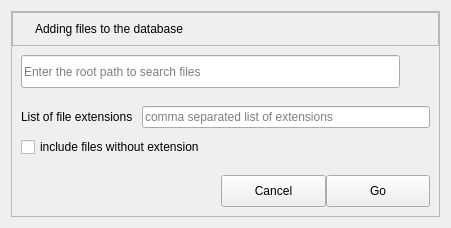
<?xml version="1.0" encoding="UTF-8"?>
<ui version="4.0">
 <class>scanDisk</class>
 <widget class="QWidget" name="scanDisk">
  <property name="geometry">
   <rect>
    <x>0</x>
    <y>0</y>
    <width>451</width>
    <height>228</height>
   </rect>
  </property>
  <property name="windowTitle">
   <string>Search files to save in database</string>
  </property>
  <layout class="QVBoxLayout" name="verticalLayout_3">
   <item>
    <widget class="QFrame" name="dlg_frame">
     <property name="frameShape">
      <enum>QFrame::StyledPanel</enum>
     </property>
     <property name="frameShadow">
      <enum>QFrame::Raised</enum>
     </property>
     <layout class="QVBoxLayout" name="verticalLayout_2">
      <property name="spacing">
       <number>0</number>
      </property>
      <property name="leftMargin">
       <number>0</number>
      </property>
      <property name="topMargin">
       <number>0</number>
      </property>
      <property name="rightMargin">
       <number>0</number>
      </property>
      <property name="bottomMargin">
       <number>0</number>
      </property>
      <item>
       <widget class="QFrame" name="ttl_frame">
        <property name="sizePolicy">
         <sizepolicy hsizetype="Preferred" vsizetype="Fixed">
          <horstretch>0</horstretch>
          <verstretch>0</verstretch>
         </sizepolicy>
        </property>
        <property name="maximumSize">
         <size>
          <width>16777215</width>
          <height>16777215</height>
         </size>
        </property>
        <property name="frameShape">
         <enum>QFrame::StyledPanel</enum>
        </property>
        <property name="frameShadow">
         <enum>QFrame::Raised</enum>
        </property>
        <layout class="QHBoxLayout" name="horizontalLayout_4" stretch="0,1">
         <item>
          <widget class="QLabel" name="ico">
           <property name="text">
            <string/>
           </property>
          </widget>
         </item>
         <item>
          <widget class="QLabel" name="win_title">
           <property name="text">
            <string>Adding files to the database</string>
           </property>
          </widget>
         </item>
        </layout>
       </widget>
      </item>
      <item>
       <widget class="QFrame" name="path_frame">
        <layout class="QHBoxLayout" name="horizontalLayout">
         <item>
          <widget class="QLineEdit" name="root_dir">
           <property name="sizePolicy">
            <sizepolicy hsizetype="Expanding" vsizetype="Preferred">
             <horstretch>0</horstretch>
             <verstretch>0</verstretch>
            </sizepolicy>
           </property>
           <property name="text">
            <string notr="true"/>
           </property>
           <property name="placeholderText">
            <string notr="true">Enter the root path to search files</string>
           </property>
          </widget>
         </item>
         <item>
          <widget class="QToolButton" name="open_btn">
           <property name="sizePolicy">
            <sizepolicy hsizetype="Fixed" vsizetype="Fixed">
             <horstretch>22</horstretch>
             <verstretch>22</verstretch>
            </sizepolicy>
           </property>
           <property name="minimumSize">
            <size>
             <width>22</width>
             <height>22</height>
            </size>
           </property>
           <property name="text">
            <string/>
           </property>
           <property name="popupMode">
            <enum>QToolButton::InstantPopup</enum>
           </property>
           <property name="autoRaise">
            <bool>true</bool>
           </property>
          </widget>
         </item>
        </layout>
       </widget>
      </item>
      <item>
       <widget class="QFrame" name="ext_frame">
        <layout class="QVBoxLayout" name="verticalLayout">
         <property name="spacing">
          <number>9</number>
         </property>
         <item>
          <layout class="QHBoxLayout" name="horizontalLayout_5" stretch="0,1">
           <item>
            <widget class="QLabel" name="label_2">
             <property name="minimumSize">
              <size>
               <width>0</width>
               <height>20</height>
              </size>
             </property>
             <property name="text">
              <string>List of file extensions</string>
             </property>
            </widget>
           </item>
           <item>
            <widget class="QLineEdit" name="extensions">
             <property name="sizePolicy">
              <sizepolicy hsizetype="Expanding" vsizetype="Preferred">
               <horstretch>0</horstretch>
               <verstretch>0</verstretch>
              </sizepolicy>
             </property>
             <property name="minimumSize">
              <size>
               <width>0</width>
               <height>20</height>
              </size>
             </property>
             <property name="text">
              <string notr="true"/>
             </property>
             <property name="placeholderText">
              <string>comma separated list of extensions</string>
             </property>
            </widget>
           </item>
          </layout>
         </item>
         <item>
          <widget class="QCheckBox" name="no_ext">
           <property name="sizePolicy">
            <sizepolicy hsizetype="Preferred" vsizetype="Preferred">
             <horstretch>0</horstretch>
             <verstretch>0</verstretch>
            </sizepolicy>
           </property>
           <property name="minimumSize">
            <size>
             <width>0</width>
             <height>0</height>
            </size>
           </property>
           <property name="text">
            <string>include files without extension</string>
           </property>
           <property name="iconSize">
            <size>
             <width>0</width>
             <height>0</height>
            </size>
           </property>
          </widget>
         </item>
        </layout>
       </widget>
      </item>
      <item>
       <widget class="QFrame" name="btn_frame">
        <layout class="QHBoxLayout" name="horizontalLayout_2">
         <property name="spacing">
          <number>0</number>
         </property>
         <item>
          <spacer name="horizontalSpacer">
           <property name="orientation">
            <enum>Qt::Horizontal</enum>
           </property>
           <property name="sizeType">
            <enum>QSizePolicy::Fixed</enum>
           </property>
           <property name="sizeHint" stdset="0">
            <size>
             <width>200</width>
             <height>20</height>
            </size>
           </property>
          </spacer>
         </item>
         <item>
          <widget class="QPushButton" name="btnCancel">
           <property name="sizePolicy">
            <sizepolicy hsizetype="Minimum" vsizetype="Minimum">
             <horstretch>0</horstretch>
             <verstretch>0</verstretch>
            </sizepolicy>
           </property>
           <property name="minimumSize">
            <size>
             <width>0</width>
             <height>28</height>
            </size>
           </property>
           <property name="text">
            <string>Cancel</string>
           </property>
          </widget>
         </item>
         <item>
          <widget class="QPushButton" name="btnGo">
           <property name="sizePolicy">
            <sizepolicy hsizetype="Minimum" vsizetype="Minimum">
             <horstretch>0</horstretch>
             <verstretch>0</verstretch>
            </sizepolicy>
           </property>
           <property name="minimumSize">
            <size>
             <width>0</width>
             <height>28</height>
            </size>
           </property>
           <property name="text">
            <string>Go</string>
           </property>
          </widget>
         </item>
        </layout>
       </widget>
      </item>
     </layout>
    </widget>
   </item>
  </layout>
 </widget>
 <resources/>
 <connections/>
</ui>
